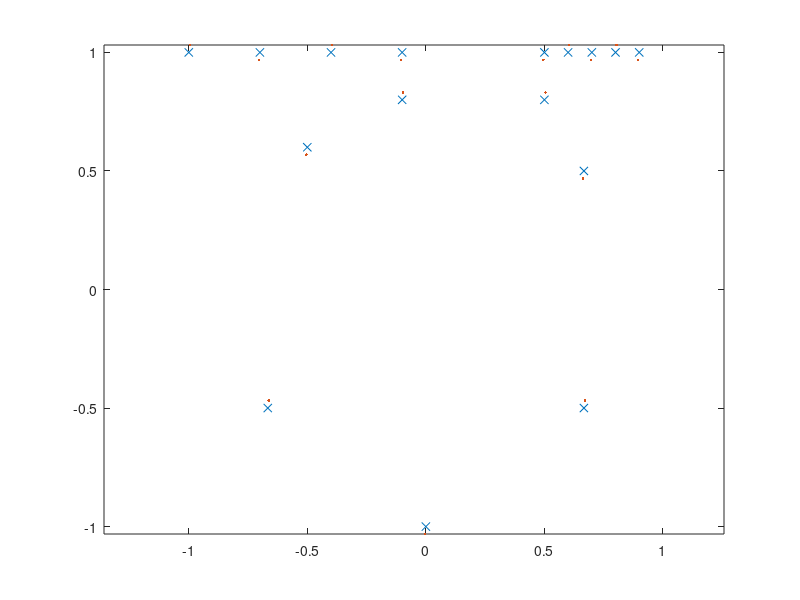

The MATLAB source for this figure: (Note: this script raises an error after producing the figure.)
ncheb =7;
tsub = linspace(-1,1,1000); tsub = tsub(1:end-1);


rs = [(-1:0.3:-0.1).' 0*(-1:0.3:-0.1).'+1; -0.1 0.8; -0.5 0.6; -2/3 -1/2; 0 -1; 2/3 -1/2; 2/3 1/2; 1/2 0.8; (0.5:0.1:1).' (0.5:0.1:1).'*0+1;].';
rs = rs(:,1:end-1);
ts = linspace(-1,1,length(rs)+1); ts = ts(1:end-1);

% tsub = ts;
A4 = [1+0*ts.',cos(pi*ts.'*(1:ncheb)), sin(pi*ts.'*(1:ncheb))];

cs4 = A4\(rs - ts.*[1;0]).';
rcheb = (A4*cs4).' + ts.*[1;0];


figure(3);clf
plot(rs(1,:), rs(2,:),'x')
hold on
plot(rcheb(1,:), rcheb(2,:),'.')
hold off
axis equal


rend = FP2([-1,1],cs4);
d = diff(rend(1,:));

figure(4);clf
plot(rcheb(1,:), rcheb(2,:),'.')
hold on
plot(rcheb(1,:)+d, rcheb(2,:),'.')
plot(rcheb(1,:)+2*d, rcheb(2,:),'.')
hold off


cparams = []; cparams.ta = -1; cparams.tb = 1;
chnkr = chunkerfunc(@(t) FP2(t,cs4),cparams);


figure(5);clf
plot(chnkr,'.')
hold on
plot(chnkr + [d;0],'.')
hold off

chnkr.npt


function [r,d,d2] = FP2(ts, cs)
ncheb = (size(cs,1))/2;
r  = ([1+0*ts(:),cos(pi*ts(:)*(1:ncheb)), sin(pi*ts(:)*(1:ncheb))]*cs).' + ts(:).'.*[1;0];
d  = ([0*ts(:),-sin(pi*ts(:)*(1:ncheb)), cos(pi*ts(:)*(1:ncheb))]*cs).'+ [1;0];
d2 = ([0*ts(:),-cos(pi*ts(:)*(1:ncheb)), -sin(pi*ts(:)*(1:ncheb))]*cs).';

end
